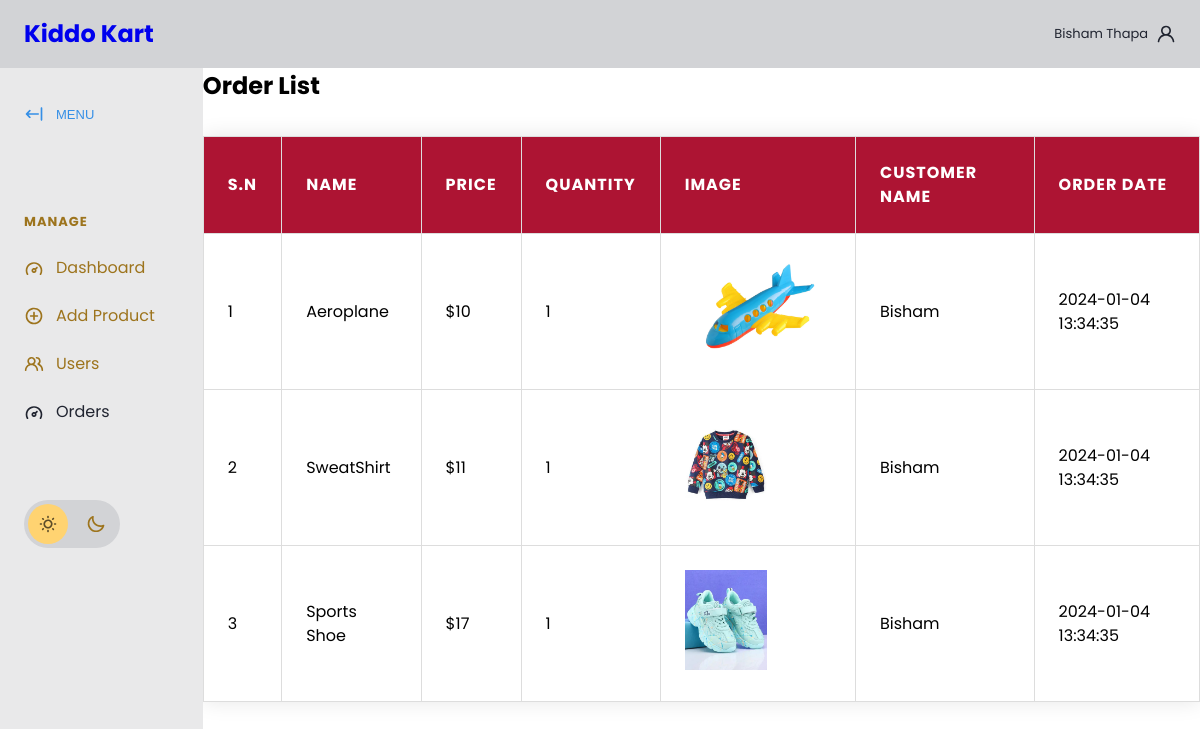
The page /php/viewproducts.php (signed in) on the database its author committed.
### tables this page shows
CREATE TABLE `orders` (
  `order_id` int(11) NOT NULL,
  `product_id` int(11) DEFAULT NULL,
  `users_id` int(11) DEFAULT NULL,
  `order_quantity` int(11) NOT NULL,
  `Order_Date` timestamp NOT NULL DEFAULT current_timestamp() ON UPDATE current_timestamp()
);

CREATE TABLE `products` (
  `id` int(11) NOT NULL,
  `categories` varchar(227) NOT NULL,
  `product_name` varchar(225) DEFAULT NULL,
  `product_price` varchar(225) DEFAULT NULL,
  `product_img` varchar(225) DEFAULT NULL,
  `c_id` int(11) DEFAULT NULL,
  `descriptions` varchar(200) DEFAULT NULL
);

CREATE TABLE `users` (
  `ID` int(11) NOT NULL,
  `Username` varchar(100) DEFAULT NULL,
  `Email` varchar(100) DEFAULT NULL,
  `Password` varchar(100) DEFAULT NULL,
  `Age` int(11) DEFAULT NULL,
  `UserRole` varchar(10) NOT NULL,
  `Phone_No` varchar(200) NOT NULL
);

### php/viewproducts.php (the view, shortened to what this page needs)
<?php
include_once('connection.php');
$username = $_SESSION['username']
?>
<!DOCTYPE html>
<html lang="en">
<head>
    <link rel="stylesheet" href="https://cdn.jsdelivr.net/npm/modern-normalize@1.1.0/modern-normalize.min.css">
    <link href='https://unpkg.com/boxicons@2.1.4/css/boxicons.min.css' rel='stylesheet'>
    <link rel="stylesheet" href="app.css">
    <link rel="stylesheet" href="./product.css">
</head>
<body>
    <header id="main-header">
        <nav>
            <ul>
                <li id="main-header__logo">
                    <a href="#">
                        <h1>Kiddo Kart</h1>
                    </a>
                </li>
            </ul>
            <a href="#">
                <span><?php echo $username ?></span>
                <svg>
                    <use xlink:href="#icon-user"></use>
                </svg>
            </a>
        </nav>
    </header>
    <section id="main">
        <div id="sidebar">
            <button id="sidebar__collapse">
                <svg>
                    <use xlink:href="#icon-collapse"></use>
                </svg>
                <span>MENU</span>
            </button>
            <nav id="sidebar__nav">
            <ul>
               <li class="menu-heading"><span>Manage</span></li>
               <li>
                  <a href="admindb.php">
                     <svg>
                        <use xlink:href="#icon-dashboard"></use>
                     </svg>
                     <span>Dashboard</span>
                  </a>
               </li>
               <li>
                  <a href="./addproduct.php">
                     <svg>
                        <use xlink:href="#icon-add"></use>
                     </svg>
                     <span>Add Product</span>
                  </a>
               </li>
               <li>
                  <a href="userlist.php">
                     <svg>
                        <use xlink:href="#icon-users"></use>
                     </svg>
                     <span>Users</span>
                  </a>
               </li>
                    <li>
                        <a href="#" class="active">
                            <svg>
                                <use xlink:href="#icon-dashboard"></use>
                            </svg>
                            <span>Orders</span>
                        </a>
                    </li>
            </nav>
            <div id="sidebar__theme-switcher">
                <svg id="sidebar__theme-switcher__sun">
                    <use xlink:href="#icon-sun"></use>
                </svg>
                <svg id="sidebar__theme-switcher__moon">
                    <use xlink:href="#icon-moon"></use>
                </svg>
            </div>
        </div>
        <div class="form-container">
            <h1>Order List</h1>
            <div class="admin-product-form-container">
                <?php
                            $select = "SELECT  * FROM orders c
                            INNER JOIN products p ON p.id = c.product_id
                            INNER JOIN users u ON u.ID = c.users_id";
                $stmt = mysqli_prepare($conn, $select);
                mysqli_stmt_execute($stmt);
                $result = mysqli_stmt_get_result($stmt);
                $sn = 1;
                ?>
                <div class="product-display">
                    <table class="product-display-table">
                        <thead>
                            <tr>
                                <th>S.N</th>
                                <th>Name</th>
                                <th>Price</th>
                                <th>Quantity</th>
                                <th>Image</th>
                                <th>Customer name</th>
                                <th>Order Date</th>
                            </tr>
                        </thead>
                        <?php
                        while ($row = mysqli_fetch_assoc($result)) {
                            ?>
                            <tr>
                                <td>
                                    <?php echo $sn++; ?>
                                </td>
                                <td>
                                    <?php echo $row['product_name']; ?>
                                </td>
                                <td>
                                    <?php echo "$".$row['product_price']; ?>
                                </td>
                                <td>
                                    <?php echo $row['order_quantity']; ?>
                                </td>
                                <td><img src="./upload_image/<?php echo $row['product_img']; ?>" height="100"></td>
                                <td><?php echo $row['Username'] ?></td>
                                <td>
                                <?php echo $row['Order_Date']; ?>
                                </td>
                            </tr>
                        <?php } ?>
                    </table>
                </div>
            </div>
        </div>
    </section>
</body>
</html>

### php/app.css (style rules this page uses)
:root { --gray-base: #202430; --gray-shade-60: #13161D; --gray-tint-30: #912941; --gray-tint-50: #9d741d; --gray-tint-80: #D2D3D6; --gray-alpha-80: rgb(32 36 48 / .8); --gray-tint-90: #E9E9EA; --white-base: #fff; --primary-base: #358FE6; --extras-sun: #FFD371; --extras-moon: #7190FF; --extras-black-alpha-64: rgb(0 0 0 / .64); --extras-white-alpha-64: rgb(255 255 255 / .64); }
:root[data-theme="light"] { --main-header-bg: var(--gray-tint-80); --top-bar-icon-fill: var(--gray-base); --sidebar-bg: var(--gray-tint-90); --sidebar-icon-fill: var(--gray-tint-50); --sidebar-icon-active-fill: var(--gray-base); --sidebar-link-color: var(--gray-tint-50); --sidebar-link-active-color: var(--gray-base); --sidebar-menu-heading-color: var(--gray-tint-50); --theme-switcher-bg: var(--gray-tint-80); --theme-switcher-indicator: var(--extras-sun); --theme-switcher-indicator-pos: .25rem; --sun-icon-fill: var(--extras-black-alpha-64); --moon-icon-fill: var(--gray-tint-50); --main-header-link-color: var(--gray-base); }
html { font-size: 100%; line-height: 1.4; }
body { font-family: 'Figtree', sans-serif; }
#main-header { background-color: var(--main-header-bg); padding: 1rem 1.5rem; transition: background-color .4s ease-in-out; }
#main-header nav, #main-header ul, #main-header a { display: flex; align-items: center; }
#main-header nav { justify-content: space-between; }
#main-header nav ul { list-style: none; margin: 0; padding: 0; gap: 2rem; }
#main-header svg { width: 1.5rem; height: 1.5rem; fill: var(--top-bar-icon-fill); transition: fill .4s ease-in-out; }
#main-header__logo, #main-header a span { display: none; }
#main { position: relative; }
#sidebar { background-color: var(--sidebar-bg); padding: 1.5rem 0 1.5rem 1.5rem; position: absolute; top: 0; display: flex; flex-direction: column; gap: 4rem; min-height: 200%; align-items: flex-start; transform: translate3d(-100%, 0, 0); transition: transform .4s ease-in-out, background-color .4s ease-in-out; }
#sidebar svg { width: 1.25rem; height: 1.25rem; fill: var(--sidebar-icon-fill); transition: fill .4s ease-in-out; }
#sidebar__collapse { display: none; }
#sidebar__nav ul { list-style: none; padding: 0; margin: 0; }
#sidebar__nav ul a { display: flex; padding: .75rem 0; gap: .75rem; align-items: center; text-decoration: none; color: var(--sidebar-link-color); padding-right: 3rem; transition: color .3s ease-in-out; }
#sidebar__nav ul a.active { color: var(--sidebar-link-active-color); }
#sidebar__nav ul a.active svg { fill: var(--sidebar-icon-active-fill); }
.menu-heading { color: var(--sidebar-menu-heading-color); font-size: 81.25%; text-transform: uppercase; font-weight: 700; letter-spacing: 1px; padding: .75rem 0; }
#sidebar__theme-switcher { background-color: var(--theme-switcher-bg); border-radius: 50px; display: flex; align-items: center; padding: 0.875rem; gap: 1.75rem; position: relative; cursor: pointer; transition: background-color .4s ease-in-out; }
#sidebar__theme-switcher::before { content: ''; position: absolute; width: 2.5rem; height: 2.5rem; background-color: var(--theme-switcher-indicator); border-radius: 50px; z-index: 0; left: 0; transform: translateX(var(--theme-switcher-indicator-pos)); transition: transform .4s ease-in-out; }
#sidebar__theme-switcher svg { z-index: 1; }
#sidebar #sidebar__theme-switcher__sun { fill: var(--sun-icon-fill); }
#sidebar #sidebar__theme-switcher__moon { fill: var(--moon-icon-fill); }
@media screen and (min-width: 768px) { #main-header__logo { display: block; } }
@media screen and (min-width: 768px) { #main-header svg { width: 1.25rem; height: 1.25rem; } }
@media screen and (min-width: 768px) { #main-header a { text-decoration: none; } }
@media screen and (min-width: 768px) { #main-header a span { display: inline-block; font-size: 81.25%; color: var(--main-header-link-color); transition: color .4s ease-in-out; } }
@media screen and (min-width: 768px) { #main-header a { gap: .5rem; } }
@media screen and (min-width: 768px) { #sidebar { position: relative; transform: none; } }
@media screen and (min-width: 768px) { #main { display: grid; grid-template-columns: auto 1fr; } }
@media screen and (min-width: 768px) { #sidebar__collapse { display: flex; align-items: center; gap: .75rem; padding: .75rem 0; appearance: none; background: transparent; border: none; font-size: 81.25%; color: var(--primary-base); cursor: pointer; } }
@media screen and (min-width: 768px) { #sidebar__collapse svg { fill: var(--primary-base); } }

### rows shown on the page
orders: product.product_name "Aeroplane", product.product_price "10", order_quantity "1", product.product_img (picture), users.Username "Bisham", Order_Date "2024-01-04 13:34:35"
orders: product.product_name "SweatShirt", product.product_price "11", order_quantity "1", product.product_img (picture), users.Username "Bisham", Order_Date "2024-01-04 13:34:35"
orders: product.product_name "Sports Shoe", product.product_price "17", order_quantity "1", product.product_img (picture), users.Username "Bisham", Order_Date "2024-01-04 13:34:35"

### other values the page prints
$username "Bisham Thapa"
